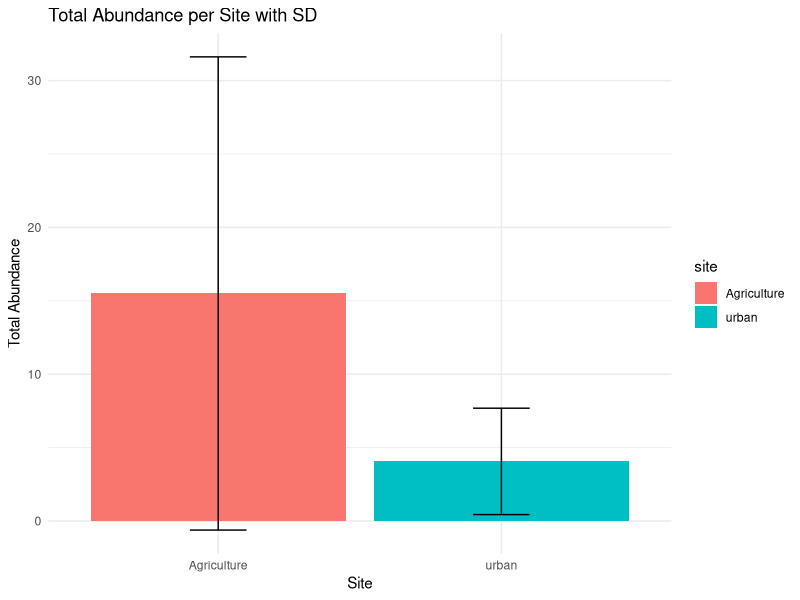
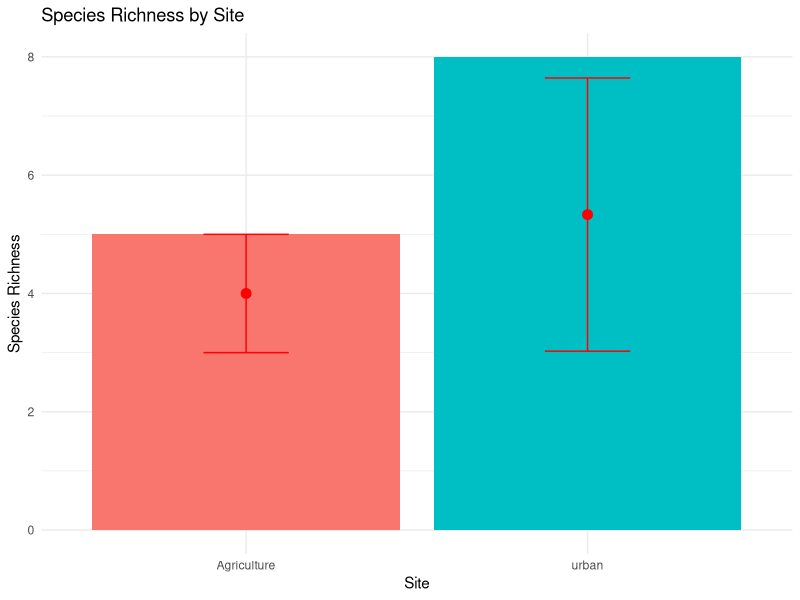

Generate these figures, in order, with R:
## ---- chunk 1
library(vegan)
library(dplyr)
library(readxl)
# install.packages("ggplot2")
library(ggplot2)
## ---- chunk 2
data <- read_excel('data.xlsx', sheet = 'Sheet3')
head(data,20)
## ---- chunk 3
# Assuming your data is stored in a data frame named 'data'
# Replace 'data' with your actual data frame name

# Perform ANOVA
anova_result <- aov(abundance ~ site + Error(sample), data = data)
# Display the ANOVA summary
summary(anova_result)
## ---- chunk 4
# Calculate total abundance and SD per site
abundance_summary <- data %>%
  group_by(site) %>%
  summarize(mean_abundance = mean(abundance),
            sd_abundance = sd(abundance))

# Create a bar plot with error bars
ggplot(abundance_summary, aes(x = site, y = mean_abundance, fill = site)) +
  geom_bar(stat = "identity") +
  geom_errorbar(aes(ymin = mean_abundance - sd_abundance, ymax = mean_abundance + sd_abundance),
                width = 0.2, position = position_dodge(0.9)) +
  labs(title = "Total Abundance per Site with SD",
       x = "Site",
       y = "Total Abundance") +
  theme_minimal()

## ---- chunk 5
library(dplyr)
library(broom)

# Convert 'sample' column to a factor
data$sample <- as.factor(data$sample)

# Perform ANOVA
anova_result <- data %>%
  group_by(site, sample) %>%
  summarise(num_taxa = n_distinct(taxa)) %>%
  aov(num_taxa ~ site, data = .) %>%
  tidy()

# Print ANOVA results
print(anova_result)
## ---- chunk 6
# Calculate species richness per site and sample
species_richness <- data %>%
  group_by(site, sample) %>%
  summarise(species_count = n_distinct(taxa))

# Calculate average and SD per sample
summary_data <- species_richness %>%
  group_by(site) %>%
  summarise(mean_species_richness = mean(species_count),
            sd_species_richness = sd(species_count))

# Plot species richness by site
ggplot(species_richness, aes(x = site, y = species_count, fill = site)) +
  geom_bar(stat = "identity", position = "dodge") +
  labs(title = "Species Richness by Site",
       x = "Site",
       y = "Species Richness") +
  theme_minimal() +
  theme(legend.position = "none") +  # To hide the legend for site

# Add average and SD per sample
geom_errorbar(data = summary_data, aes(x = site, y = mean_species_richness, ymin = mean_species_richness - sd_species_richness, ymax = mean_species_richness + sd_species_richness), position = position_dodge(0.9), width = 0.25, col = "red") +
  geom_point(data = summary_data, aes(x = site, y = mean_species_richness), position = position_dodge(0.9), col = "red", size = 3)
